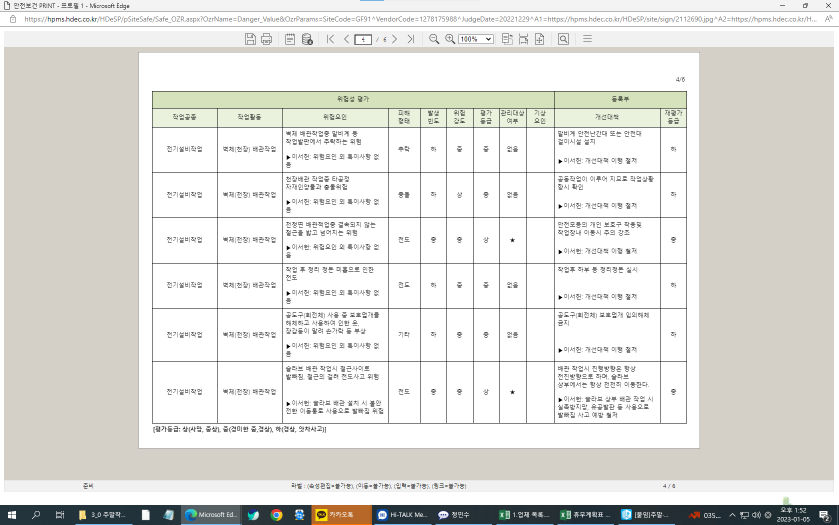
#> input picture imagecaption/original_image/KakaoTalk_Image_2023-01-05-13-54-47.png, 1678 x 1050 px (shown at 1/2 size); its folder holds only this picture in this run
$ python image_caption.py
#> lines starting #> are read from the running program, lines starting #| are printed output that depends on the picture; after the words box and inside, x2 and y2 are one past the last pixel; in counts of white or black regions, pixels touching at a corner belong together
import cv2
import os

def make_image(img, file_first_name):
    # Read input image
    # img = cv2.imread('template2.png', cv2.IMREAD_COLOR)
    # Convert to gray scale image
    gray = cv2.cvtColor(img, cv2.COLOR_RGB2GRAY)

    # Simple threshold
    _, thr = cv2.threshold(gray, 200, 255, cv2.THRESH_BINARY)

    # Morphological closing to improve mask
    close = cv2.morphologyEx(255 - thr, cv2.MORPH_CLOSE, cv2.getStructuringElement(cv2.MORPH_ELLIPSE, (3, 3)))

    # Find only outer contours
    contours, _ = cv2.findContours(close, cv2.RETR_EXTERNAL, cv2.CHAIN_APPROX_NONE)

    # Save images for large enough contours
    areaThr = 3000
    i = 0
    resultX = 0
    resultY = 0
    resultW = 0
    resultH = 0
    for cnt in contours:
        area = cv2.contourArea(cnt)
        if (area > areaThr):
            i = i + 1
            x, y, width, height = cv2.boundingRect(cnt)
            if resultY > y or resultY == 0:
                resultY = y
            resultH += height
            resultX = x
            resultW = width

    cv2.imwrite('result_image/'+file_first_name+'_cut.jpg', img[resultY-2:resultY-2+resultH+5, resultX-2:resultX-2+resultW+3])

def make_middle_image(file_name):
    # Read input image
    img = cv2.imread(file_name, cv2.IMREAD_COLOR)
#> img is the input picture: shape (1050, 1678, 3); mean B, G, R 221.3, 224.9, 225.4
    # img = cv2.imread('output2.png', cv2.IMREAD_COLOR)

    # Convert to gray scale image
    gray = cv2.cvtColor(img, cv2.COLOR_RGB2GRAY)

    # Simple threshold
    _, thr = cv2.threshold(gray, 200, 255, cv2.THRESH_BINARY)
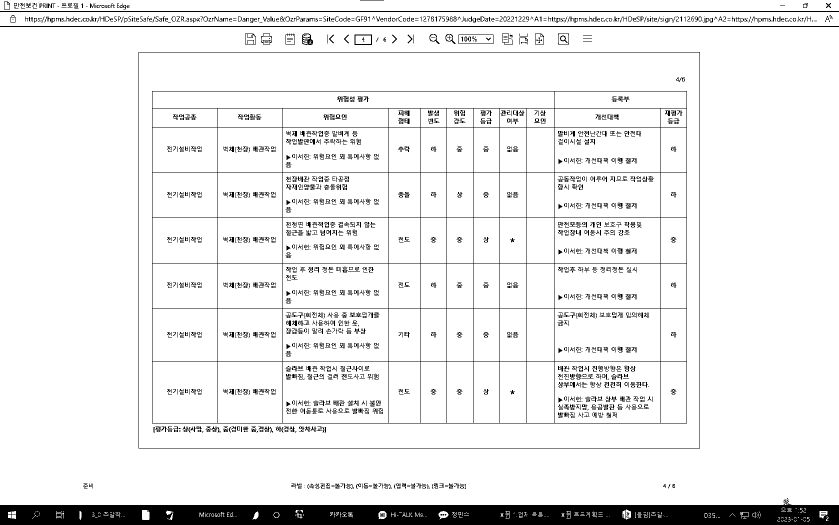
#> thr: shape (1050, 1678) (shown at 1/2 size); 92.5% white; 1885 black regions (896 under 20 px), largest, box (x1, y1, x2, y2) and area: (0, 998, 1678, 1050) 63386, (304, 182, 1374, 847) 17205, (277, 104, 1400, 897) 3828

    # Morphological closing to improve mask
    close = cv2.morphologyEx(255 - thr, cv2.MORPH_CLOSE, cv2.getStructuringElement(cv2.MORPH_ELLIPSE, (3, 3)))
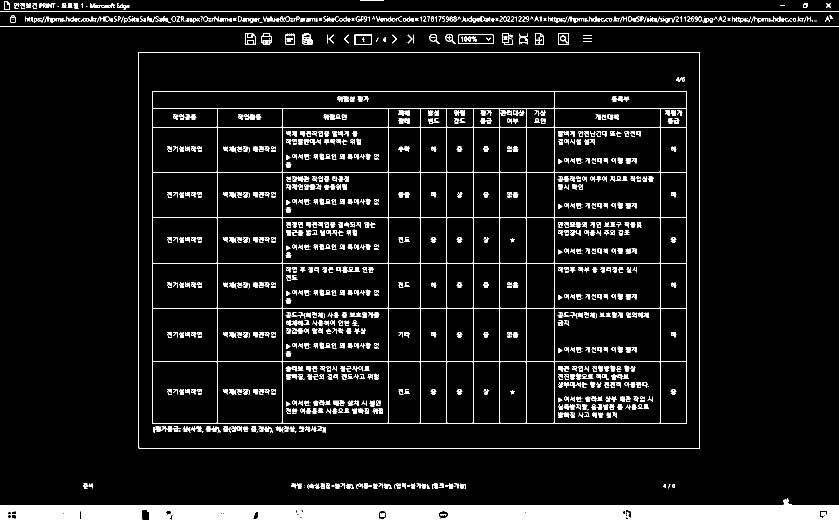
#> close: shape (1050, 1678) (shown at 1/2 size); 8.6% white; 919 white regions (103 under 20 px)

    # Find only outer contours
    contours, _ = cv2.findContours(close, cv2.RETR_EXTERNAL, cv2.CHAIN_APPROX_NONE)
#> contours = 187 contours, 79 with area under 20; largest, box (x1, y1, x2, y2) and area: (277, 104, 1400, 897) 888624, (0, 996, 1678, 1050) 65512, (0, 52, 1678, 54) 1677, (0, 22, 1678, 24) 1677, (917, 69, 987, 88) 1242

    # Save images for large enough contours
    areaThr = 3000
    i = 0
    middle_img = None

    for cnt in contours:
        area = cv2.contourArea(cnt)
        if (area > areaThr):
            i = i + 1
            x, y, width, height = cv2.boundingRect(cnt)
            if i > 1:
                middle_img = img[y:y+height-1, x:x+width-1]
#> this loop made 187 passes
#> (area, i, x, y, width, height) on passes 1, 36: (65511.5, 1, 0, 996, 1678, 54), (888624, 2, 277, 104, 1123, 793)
#> area on passes 7, 13, 14, 15, 16, 17: 25.5, 54, 20.5, 59.5, 27.5, 65.5
#> after the loop, i = 2
    return middle_img

file_list = os.listdir('original_image')

for file_name in file_list:
    original_file_name = 'original_image/'+file_name
    if file_name.count(".") == 1:
        name = file_name.split('.')[0]
        file_first_name = name
    else:
        for k in range(len(file_name) - 1, 0, -1):
            if file_name[k] == '.':
                file_first_name = file_name[:k]
                break
    middle_img = make_middle_image(original_file_name)
    make_image(middle_img, file_first_name)
#> in make_image, `gray = cv2.cvtColor(img, cv2.COLOR_RGB2GRAY)`:
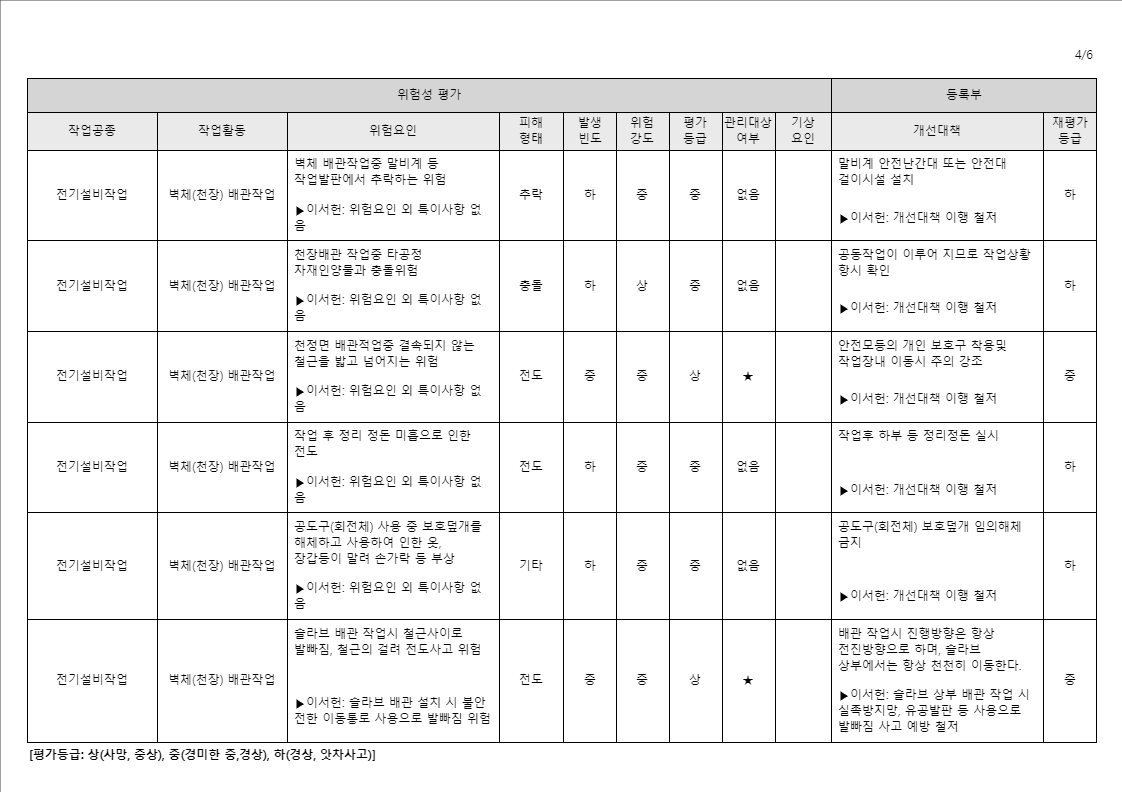
#> gray: shape (792, 1122); min 0, max 255, mean 241.3
#> in make_image, `_, thr = cv2.threshold(gray, 200, 255, cv2.THRESH_BINARY)`:
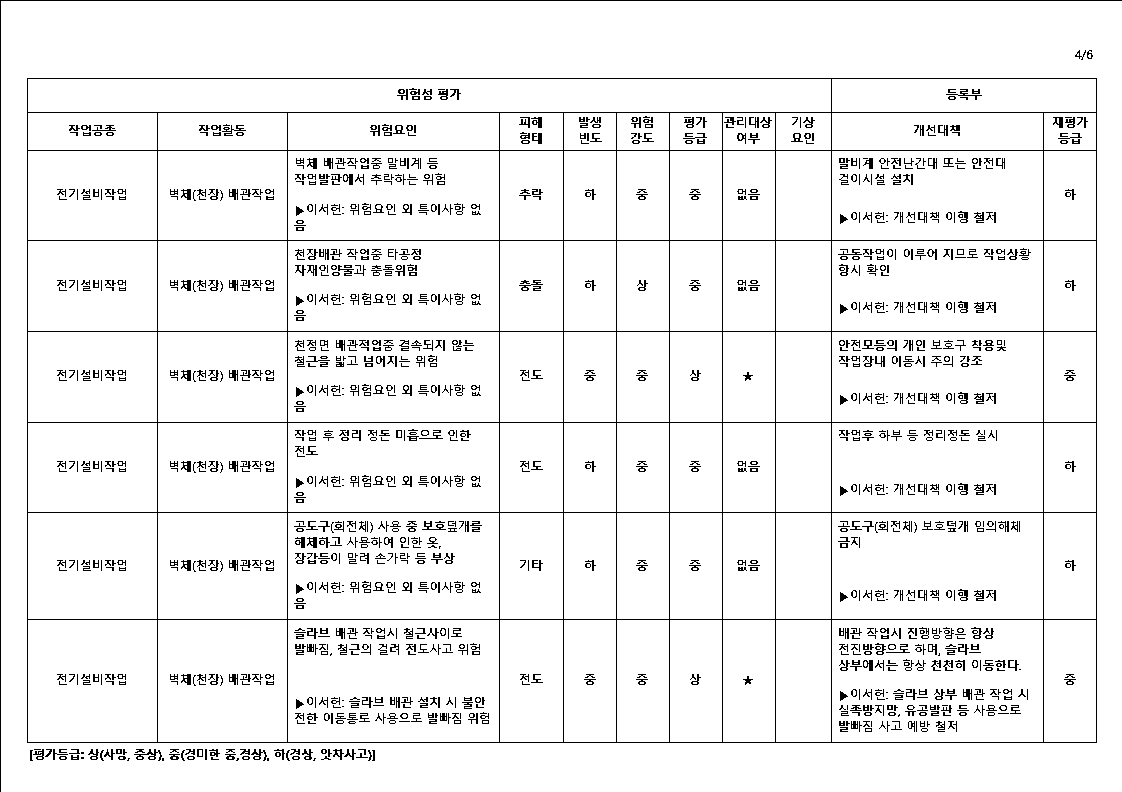
#> thr: shape (792, 1122); 94.2% white; black in thin lines or dots
#> in make_image, `close = cv2.morphologyEx(255 - thr, cv2.MORPH_CLOSE, cv2.getStructurin..`:
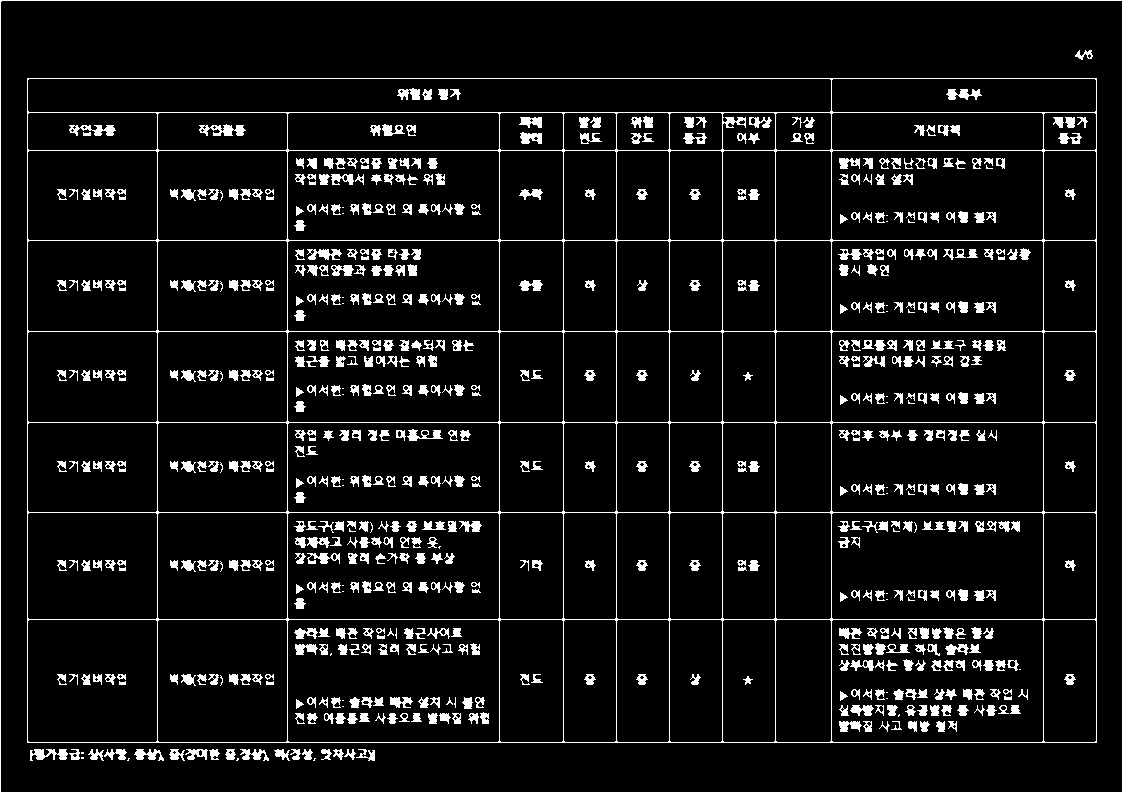
#> close: shape (792, 1122); 7.3% white; 720 white regions (53 under 20 px)
#> in make_image, `contours, _ = cv2.findContours(close, cv2.RETR_EXTERNAL, cv2.CHAIN_APP..`: contours = 25 contours, 6 with area under 20; largest, box (x1, y1, x2, y2) and area: (27, 78, 1097, 743) 709816, (30, 749, 68, 761) 202, (134, 749, 164, 761) 154, (240, 749, 269, 761) 136, (185, 749, 208, 760) 124
#> the loop in make_image, `for cnt in contours:` made 25 passes
#> (area, i, x, y, width, height, resultY, resultH) on pass 23: (709816, 1, 27, 78, 1070, 665, 78, 665)
#> area on passes 6 to 11: 61.5, 36.5, 51.5, 47, 57, 48
#> after the loop in make_image, `for cnt in contours:`: i = 1; resultH = 665; resultY = 78
#> in make_image, `cv2.imwrite('result_image/'+file_first_name+'_cut.jpg', img[resultY-2:..`:
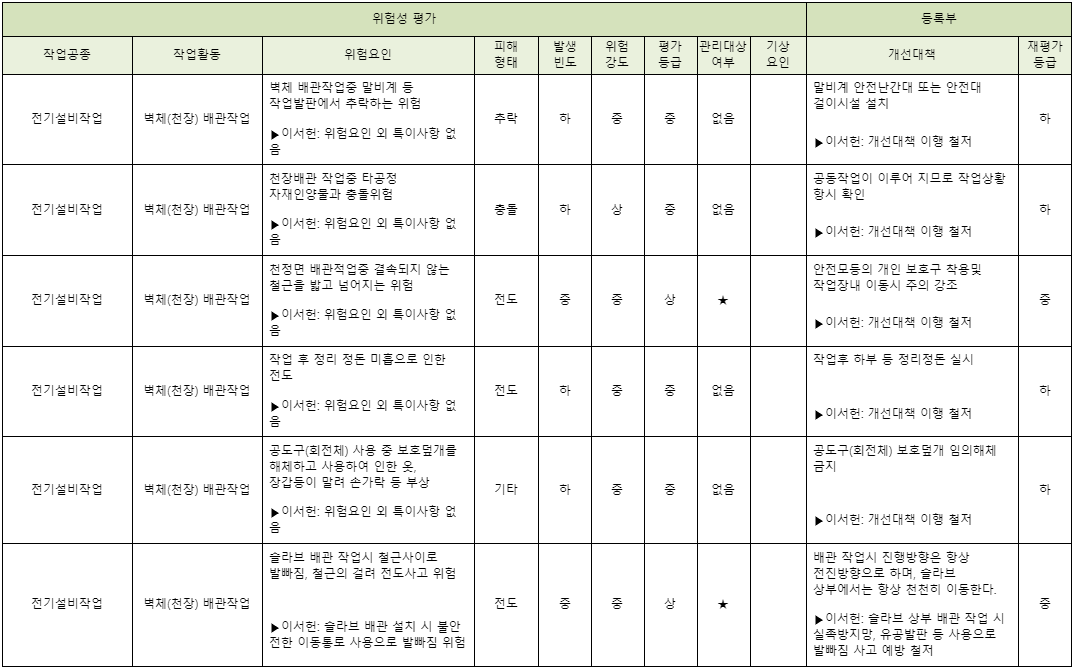
#> saved as KakaoTalk_Image_2023-01-05-13-54-47_cut.jpg: shape (670, 1073, 3); mean B, G, R 236.8, 239.7, 238.7

$ run again, on imagecaption/original_image/KakaoTalk_Image_2023-01-05-13-54-52.png
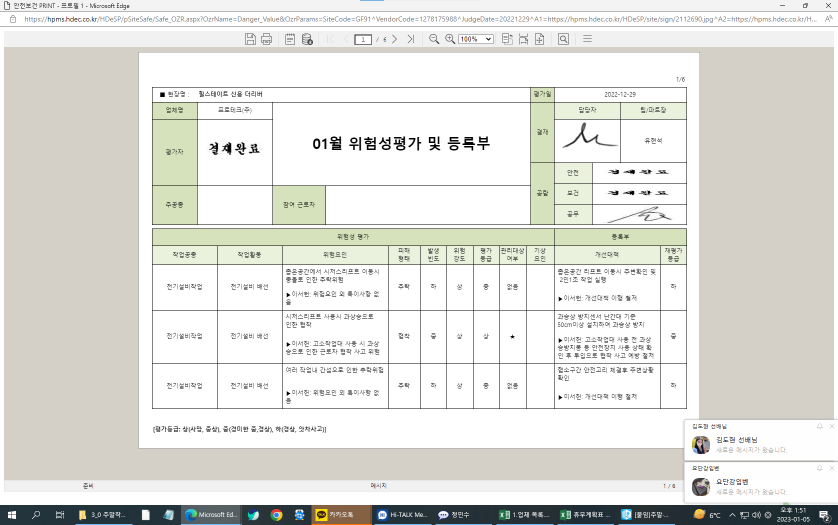
#> input picture imagecaption/original_image/KakaoTalk_Image_2023-01-05-13-54-52.png, 1675 x 1050 px (shown at 1/2 size)
#> in make_middle_image, img is the input picture: shape (1050, 1675, 3); mean B, G, R 220.4, 224.9, 224.9
#> in make_middle_image, `_, thr = cv2.threshold(gray, 200, 255, cv2.THRESH_BINARY)`:
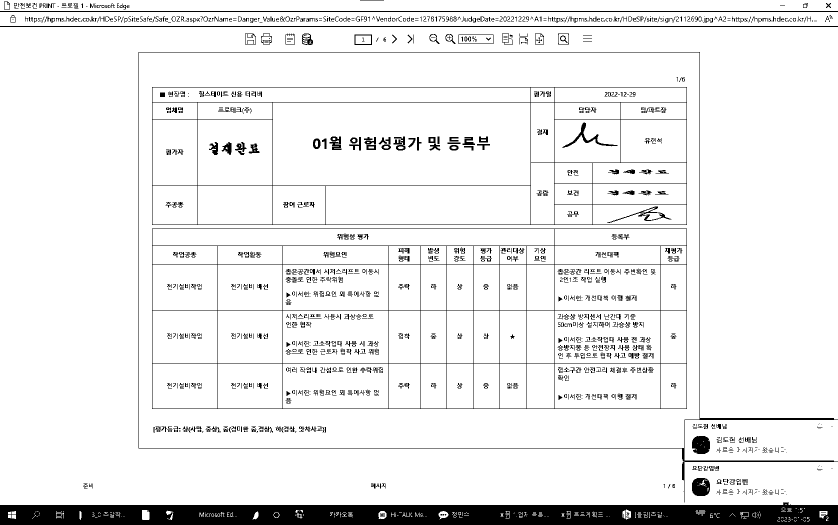
#> thr: shape (1050, 1675) (shown at 1/2 size); 92.4% white; 1453 black regions (690 under 20 px), largest, box (x1, y1, x2, y2) and area: (0, 1005, 1675, 1050) 63214, (304, 457, 1374, 818) 10383, (304, 174, 1374, 450) 7202
#> in make_middle_image, `contours, _ = cv2.findContours(close, cv2.RETR_EXTERNAL, cv2.CHAIN_APP..`: contours = 229 contours, 114 with area under 20; largest, box (x1, y1, x2, y2) and area: (277, 104, 1675, 1005) 888512, (0, 1005, 1675, 1050) 65344, (0, 52, 1675, 54) 1674, (0, 22, 1675, 24) 1674, (917, 69, 987, 88) 1242
#> the loop in make_middle_image, `for cnt in contours:` made 229 passes
#> (area, i, x, y, width, height) on passes 1, 81: (65343.5, 1, 0, 1005, 1675, 45), (888512, 2, 277, 104, 1398, 901)
#> after the loop in make_middle_image, `for cnt in contours:`: i = 2
#> in make_image, `close = cv2.morphologyEx(255 - thr, cv2.MORPH_CLOSE, cv2.getStructurin..`:
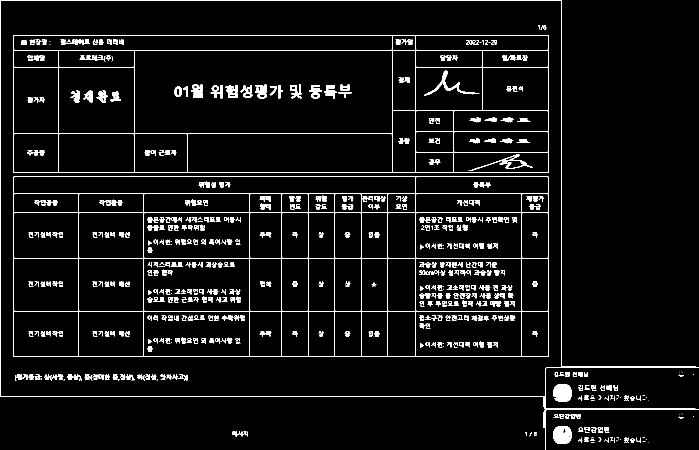
#> close: shape (900, 1397) (shown at 1/2 size); 5.2% white; 526 white regions (67 under 20 px)
#> in make_image, `contours, _ = cv2.findContours(close, cv2.RETR_EXTERNAL, cv2.CHAIN_APP..`: contours = 78 contours, 47 with area under 20; largest, box (x1, y1, x2, y2) and area: (0, 0, 1397, 900) 888512, (1107, 852, 1143, 888) 1080, (1107, 768, 1143, 804) 1056, (1130, 828, 1161, 838) 167, (465, 863, 495, 873) 122
#> the loop in make_image, `for cnt in contours:` made 78 passes
#> (area, i, x, y, width, height, resultY, resultH) on pass 78: (888512, 1, 0, 0, 1397, 900, 0, 900)
#> after the loop in make_image, `for cnt in contours:`: i = 1; resultH = 900; resultY = 0
